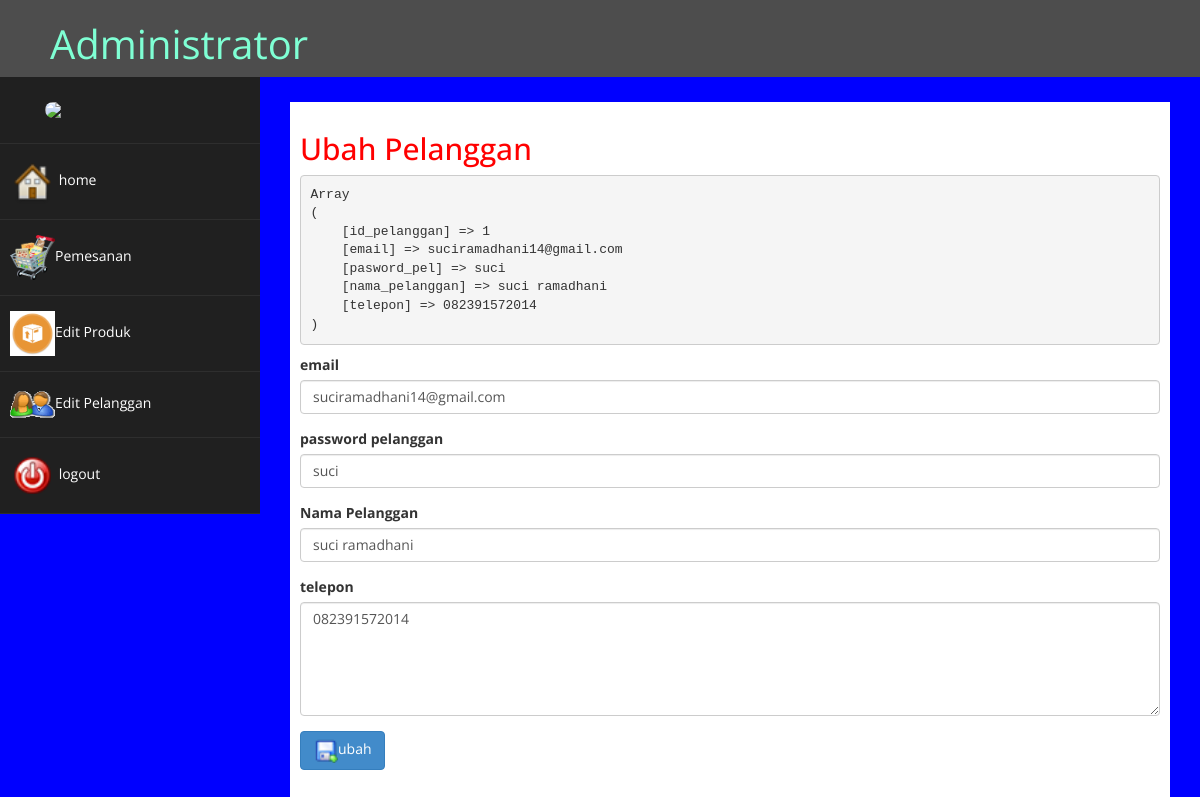
Page /admin/index.php?halaman=ubahpelanggan&id=1 (signed in) on the committed database.
### tables this page shows
CREATE TABLE `pelanggan` (
  `id_pelanggan` int(11) NOT NULL auto_increment,
  `email` varchar(255) NOT NULL,
  `pasword_pel` varchar(255) NOT NULL,
  `nama_pelanggan` varchar(255) NOT NULL,
  `telepon` varchar(255) NOT NULL,
  PRIMARY KEY  (`id_pelanggan`)
);

### admin/ubahpelanggan.php (the view, shortened to what this page needs)
<h2>Ubah Pelanggan</h2>
<?php
$ambil=$koneksi->query("SELECT * FROM pelanggan WHERE id_pelanggan='$_GET[id]'");
$pecah= $ambil->fetch_assoc();
echo "<pre>";
print_r($pecah);
echo "</pre>";
?>
<form method="post" enctype="multipart/form-data">
	<div class="form-group">
		<label>email</label>
		<input type="text" name="email" class="form-control" value="<?php echo $pecah['email']; ?>">
	</div>
	<div class="form-group">
		<label>password pelanggan</label>
		<input type="text" class="form-control" name="password_pelanggan" value="<?php echo $pecah['pasword_pel']; ?>">
	</div>
	<div class="form-group">
		<label>Nama Pelanggan</label>
		<input type="text" class="form-control" name="nama_pelanggan" value="<?php echo $pecah['nama_pelanggan']; ?>">
	</div>
	<div class="form-group">
		<label>telepon</label>
	    <textarea name="telepon" class="form-control" rows="5"><?php echo $pecah['telepon'];?></textarea>
	</div>
	<button class="btn btn-primary" name="ubah"><img src="assets/img/save.png" width='25' height='25'>ubah</button>
</form>

### admin/assets/css/custom.css (style rules this page uses)
body { font-family: 'Open Sans', sans-serif; }
h2 { color: #f00; }

### rows in the picture
pelanggan: email "suciramadhani14@gmail.com", password_pelanggan "suci", nama_pelanggan "suci ramadhani", telepon "082391572014"
